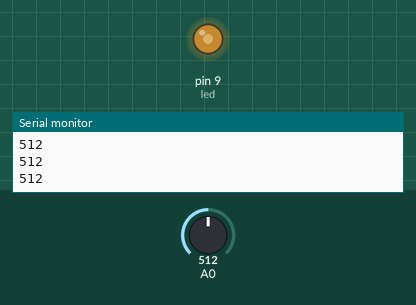
This sketch was run on a simulated Arduino Uno, built with avr-gcc and run on an emulated ATmega328P. Parts: output pins drawn as LEDs (lit = HIGH), the last lines printed to the serial monitor. The test bench sets the inputs (shaded band); at power-on: A0 = 512.

Above: at 1.2 s.
1.3 s: A0 set to 306
At 1.6 s:
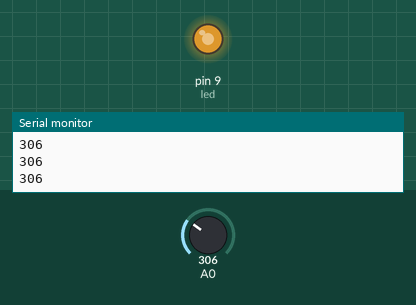
2.8 s: A0 set to 122
At 3.7 s:
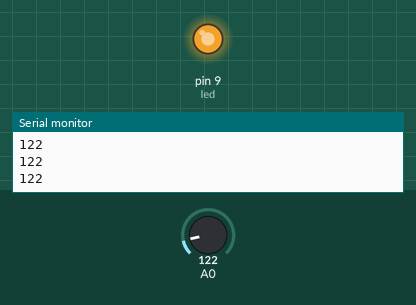
4.3 s: A0 set to 900
At 4.9 s:
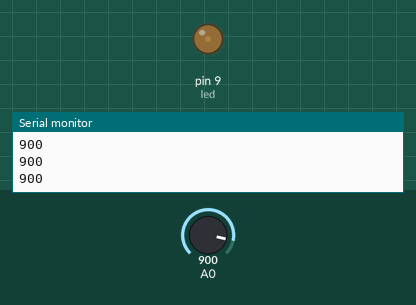
5.8 s: A0 set to 1023
At 6.1 s:
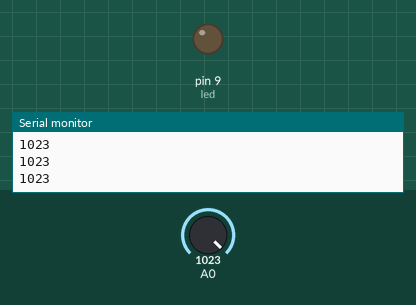
Timing chart, 0 to 8.3 s (numbered marks = the images above; inputs shaded):
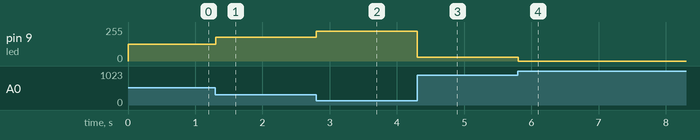

Measured:
- after the input at 1.3 s, pin 9 (led): 127/255 → 179/255 at once
- after the input at 2.8 s, pin 9 (led): 179/255 → 225/255 at once
- after the input at 4.3 s, pin 9 (led): 225/255 → 30/255 at once
- after the input at 5.8 s, pin 9 (led): 30/255 → 0/255 at once

The sketch:

analogRead_pot_displayVoltage.ino
```cpp
/*

  analog input - potentiometer
  set brightness of led as specified by value of analog input

  analogRead() allows us to read the voltage applied to one of the analog pins

  analogRead() returns a number between 0 and 1023, which represents voltages between 0 and 5 volts
  (ie. 2.5v applied to pin A0, analogRead() returns 512)

  note: since we are reading a sensor, and we are not dependent on a switch, we don't need to debounce

*/

const int led = 9;
const int button = 7;

int val = 0;             // store the state of the input pin

void setup() {
  pinMode(led, OUTPUT);
  // note: analog pins are automatically set as inputs
  Serial.begin(9600);
}

void loop() {
  val = analogRead(0);    // read input value and store it
  Serial.println(val);

  analogWrite(led, 255 - val/4); //specify brightness as val/4 (remembering sketch to fade an led) because analogRead() returns numbers up to 1023 and analogWrite() accepts a minimum of 255
  delay(10);
}
```
